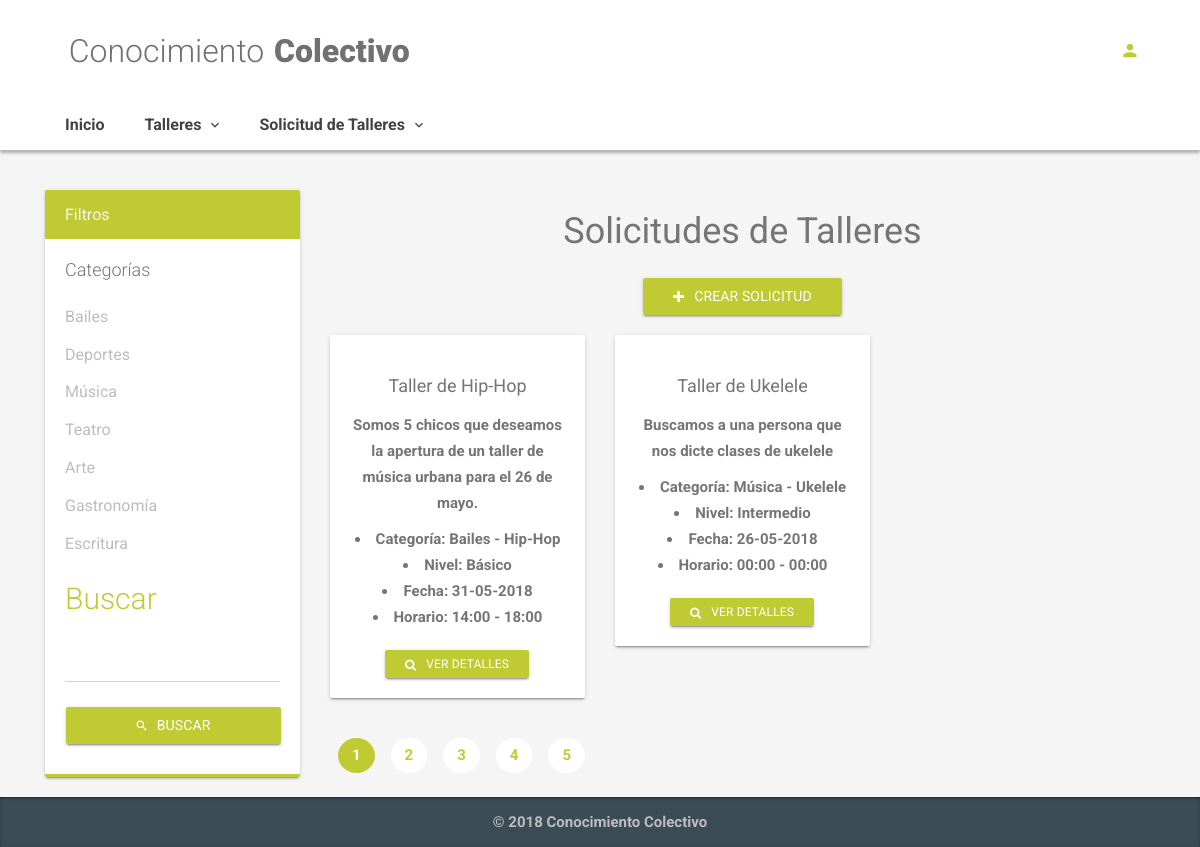
/index.php/proposed_workshop, run on an earlier commit of the app's database.
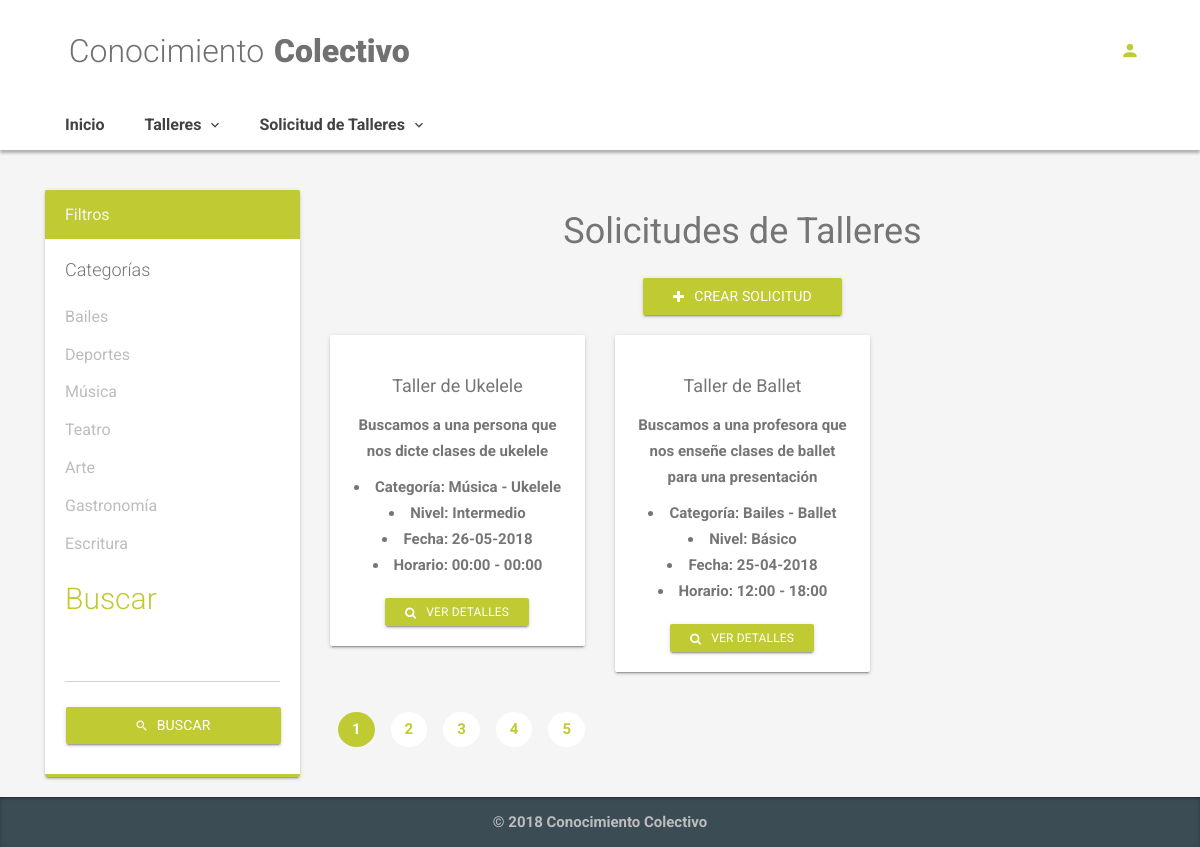
And on a later commit of the database.
### tables this page shows
CREATE TABLE `categories` (
  `id` int(11) NOT NULL AUTO_INCREMENT,
  `name` varchar(20) NOT NULL,
  `parent_id` int(11) DEFAULT NULL,
  `removed` enum('Activo','Eliminado') DEFAULT NULL,
  PRIMARY KEY (`id`)
);

CREATE TABLE `proposed_workshops` (
  `id` int(11) NOT NULL AUTO_INCREMENT,
  `title` varchar(100) NOT NULL,
  `start_date` date NOT NULL,
  `start_time` time NOT NULL,
  `end_time` time NOT NULL,
  `created_date` timestamp NOT NULL DEFAULT CURRENT_TIMESTAMP ON UPDATE CURRENT_TIMESTAMP,
  `user_id` int(11) NOT NULL,
  `category_id` int(11) NOT NULL,
  `subcategory_id` int(11) DEFAULT NULL,
  `removed` enum('Activo','Eliminado') DEFAULT NULL,
  `votes_quantity` int(11) DEFAULT NULL,
  `level_id` int(11) DEFAULT NULL,
  `description` varchar(100) DEFAULT NULL,
  `pw_status` enum('Activo','Inactivo') NOT NULL,
  PRIMARY KEY (`id`),
  KEY `fk_proposed_workshops_user_id` (`user_id`),
  KEY `fk_proposed_workshops_category_id` (`category_id`),
  KEY `fk_proposed_workshops_subcategory_id_subcategories_id` (`subcategory_id`),
  KEY `fk_pw_level_id_level_id` (`level_id`),
  CONSTRAINT `fk_proposed_workshops_category_id` FOREIGN KEY (`category_id`) REFERENCES `categories` (`id`) ON DELETE NO ACTION ON UPDATE NO ACTION,
  CONSTRAINT `fk_proposed_workshops_subcategory_id_subcategories_id` FOREIGN KEY (`subcategory_id`) REFERENCES `subcategories` (`id`),
  CONSTRAINT `fk_proposed_workshops_user_id` FOREIGN KEY (`user_id`) REFERENCES `users` (`id`) ON DELETE NO ACTION ON UPDATE NO ACTION,
  CONSTRAINT `fk_pw_level_id_level_id` FOREIGN KEY (`level_id`) REFERENCES `level` (`id`)
);

CREATE TABLE `subcategories` (
  `id` int(11) NOT NULL AUTO_INCREMENT,
  `sub_name` varchar(20) NOT NULL,
  `categories_id` int(11) NOT NULL,
  `removed` enum('Activo','Eliminado') DEFAULT NULL,
  PRIMARY KEY (`id`),
  KEY `fk_subcategories_parent_id_categories_id` (`categories_id`),
  CONSTRAINT `fk_subcategories_parent_id_categories_id` FOREIGN KEY (`categories_id`) REFERENCES `categories` (`id`)
);

CREATE TABLE `level` (
  `id` int(11) NOT NULL AUTO_INCREMENT,
  `level` varchar(20) NOT NULL,
  `dificult` int(11) DEFAULT NULL,
  PRIMARY KEY (`id`)
);

### application/controllers/Proposed_Workshop.php (called while the page is built, shortened)
<?php
class Proposed_Workshop extends CI_Controller {
    public function __construct() {
		$this->load->model('proposed_workshop_model');
		$this->load->model('user_model');
	}
	public function index(){
		$rp = 2;
		$category = (isset($_GET['category']))? $_GET['category']:[];
		$q = (isset($_GET['q']))? $_GET['q']:'';
		$page = (isset($_GET['page']))? $_GET['page']:'1';
		$pw_list = $this->proposed_workshop_model->search_by_category_title($page,$category,$q,$rp);
		$num_pages = $this->proposed_workshop_model->get_total_search($category,$q,$rp);
		$catlist = $this->proposed_workshop_model->get_categories_list();
		$dataView=[
			'page'=>'proposed_workshops/list',
			'lists'=>$pw_list ,
			'lis'=>$catlist,
			'q'=>$q,
			'category'=>$category,
			'pagination'=>$page,
			'num_pages'=>$num_pages,
		];
		$this->load->view('template/basic',$dataView);
	}
}

### index.php (called while the page is built, shortened)
<?php
require_once BASEPATH.'core/CodeIgniter.php';

### application/models/Proposed_Workshop_model.php (called while the page is built, shortened)
<?php
class Proposed_Workshop_model extends CI_Model {
    public function get_sql_search($category,$q){
          $sql = "SELECT
              pw.id AS pw_id,
              pw.title,
              pw.description,
              DATE_FORMAT(pw.start_date,'%d-%m-%Y') AS start_date,
              pw.removed,
              pw.start_time,
              pw.end_time,
              c.id,
              c.name,
              sc.sub_name,
              l.id,
              l.level AS level_name
            FROM
              proposed_workshops AS pw
              INNER JOIN categories AS c
                ON pw.`category_id` = c.`id`
                INNER JOIN subcategories AS sc
                ON pw.`subcategory_id` = sc.`id`
                  INNER JOIN level AS l
                  ON pw.level_id = l.id
                WHERE pw.removed = 'Activo'
                 ";
      $sql.=" ORDER BY pw.id ";
      return $sql;
    }
    public function search_by_category_title($page,$category,$q,$rp){
      $offset = (($page-1)*$rp);
      $sql = $this->get_sql_search($category,$q);
      $sql.=  " LIMIT {$rp} OFFSET {$offset}";
      $query = $this->db->query($sql);
      return $query->result_array();
    }
    public function get_total_search($category,$q,$rp){
      $sql = $this->get_sql_search($category,$q);
      $query = $this->db->query($sql);
      $total = $query->num_rows();
      return ceil($total/$rp);
    }
   public function get_categories_list(){
        $sql = "SELECT
            id,
            name
      FROM
        categories;";
        $query = $this->db->query($sql);
        return $query->result_array();
    }
}

### application/views/proposed_workshops/list.php (the view, shortened to what the changed rows need)
<div class="container">
    <div class="row">
        <div class="col-lg-3">
            <div class="card card-primary">
                <div class="card-body">
                    <form class="form-horizontal" id="workshop_form">
                        <fieldset>
                            <?php foreach($lis as $rowc){
                                ?>
                                <div class="no-mt">
                            <div class="checkbox">
                                <label>
                                    <?php echo $rowc['name']?> </label>
                            </div>
                            <?php }?>
                    </fieldset>
                <h2 class="color-primary">Buscar</h2>
                    </form>
                </div>
            </div>
            </div>
            <div class="col-lg-9">
                <h1 align="center">
                    <strong>Solicitudes de Talleres</strong>
                </h1>
                <div class="row" id="Container">
                    <?php foreach($lists as $row){?>
                    <div class="col-xl-4 col-md-6 ">
                        <div class="card ms-feature">
                            <div class="card-body text-center">
                                <h4 class="text-normal text-center">
                                    <?php echo $row['title']?>
                                </h4>
                                <p>
                                    <?php echo $row['description']?>
                                    <li>Categoría:
                                        <?php echo $row['name']?> - <?php echo $row['sub_name']?>
                                    </li>
                                    <li>Nivel:
                                        <?php echo $row['level_name']?>
                                    </li>
                                    <li>Fecha:
                                        <?php echo $row['start_date']?>
                                    </li>
                                    <li>Horario:
                                        <?php echo date("H:i", strtotime($row['start_time']))?> - <?php echo date("H:i", strtotime($row['end_time']))?>
                                    </li>
                                </p>
                                <div align="center">
                                    <a href="<?php echo site_url ('proposed_workshop/description/'.$row['pw_id'])?>" class="btn btn-primary btn-sm btn-raised no-mb">
                                        <i class="fa fa-search"></i>Ver Detalles</a>
                                </div>
                            </div>
                        </div>
                    </div>
                    <?php }?>
                </div>
                <nav id="workshop_navigate_list" aria-label="Page navigation">
                    <ul class="pagination pagination-plain">
                        <?php for($page_i = 1;$page_i<=$num_pages && $num_pages>1;$page_i++){?>
                        <li class="page-item <?php echo ($page_i==$pagination)? 'active':'';?>">
                            <a class="page-link" href="<?php echo $page_i;?>"><?php echo $page_i;?></a>
                        </li>
                        <?php }?>
                    </ul>
                </nav>
            </div>
            </div>
        </div>
    </div>

What changed in the data, as far as the page shows it:
no longer on this page (row edited): proposed_workshops: title "Taller de Hip-Hop", description "Somos 5 chicos que deseamos la apertura de un taller de música urbana para el 26 de mayo.", category.name "Bailes", subcategory.sub_name "Hip-Hop", level.level "Básico", start_date "31-05-2018", start_time "14:00", end_time "18:00"
now on this page (row unchanged): proposed_workshops: title "Taller de Ballet", description "Buscamos a una profesora que nos enseñe clases de ballet para una presentación", category.name "Bailes", subcategory.sub_name "Ballet", level.level "Básico", start_date "25-04-2018", start_time "12:00", end_time "18:00"
